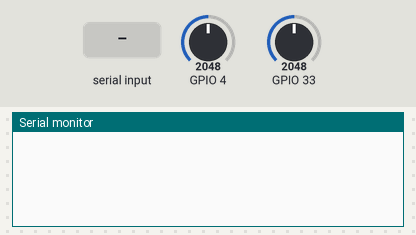
The program below on a simulated ESP32. On the bench: the last lines printed to the serial monitor. Inputs (shaded band) come from the test bench; at power-on: GPIO 4 = 2048, GPIO 33 = 2048.

Above: at 1.2 s.
1.3 s: "1\n" received over the second serial link
At 1.37 s:
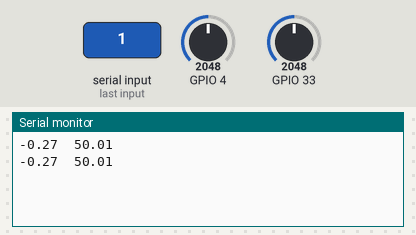
3.2 s: GPIO 4 set to 0
At 3.23 s:
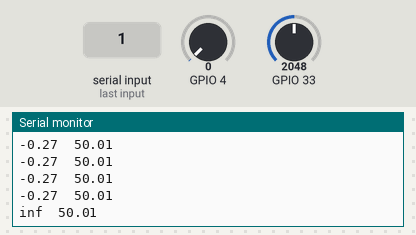
5.1 s: GPIO 33 set to 2866
At 5.1 s:
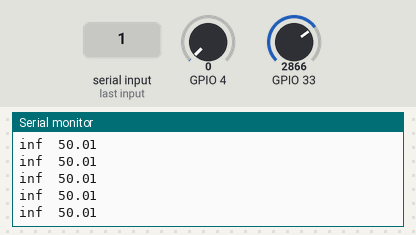
6.6 s: GPIO 4 set to 491
At 6.62 s:
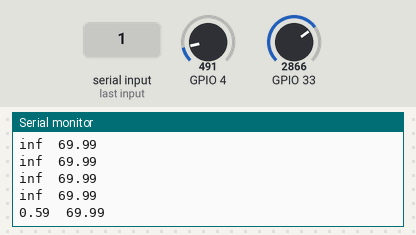
8.1 s: GPIO 33 set to 3603
At 8.13 s:
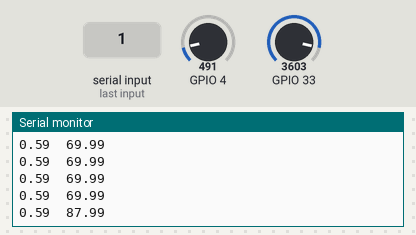
Timing chart, 0 to 10.6 s (numbered marks = the images above; inputs shaded):
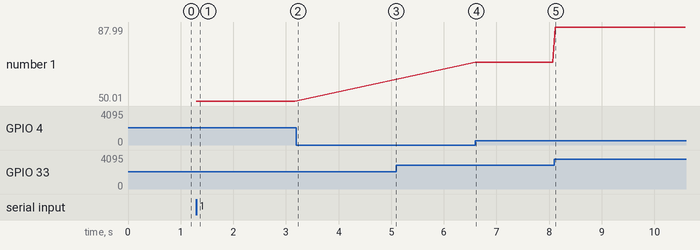

Measured:
- after the input at 1.3 s, the serial monitor: prints a new line at once (image 1)
- after the input at 3.2 s, the serial monitor: prints a new line at once (image 2)
- after the input at 6.6 s, the serial monitor: prints a new line at once (image 4)
- after the input at 8.1 s, the serial monitor: prints a new line at once (image 5)
- plotted number 1: 69.99 → 87.99 after the input at 8.1 s

The program:

main.cpp
```cpp
#include <Arduino.h>

void setup() {
  Serial.begin(115200);
  Serial2.begin(9600, SERIAL_8N1, 16, 17); // uruchomienie RX2 i TX2 odpowiednio
}
void loop() {

  float sensor_volt; // napięcie na czujnikuj gazu
  float RS_gas; // Get value of RS in a GAS
  float ratio; // Get ratio RS_GAS/RS_air
  float pulse_volt;// napięcie z czujnika pulsu
  int sensorValue = analogRead(4);//pind4 analog czujnik gazu
  int sensorValue2= analogRead(33);//pin33 analog czujnik pulsu
  pulse_volt=(float)sensorValue2/4095*100.0; //przeksztalcenie na % wartosci "pulsu"
  sensor_volt=(float)sensorValue/1024*5.0; // przeksztalcenie na napiecie do wzorku
  RS_gas = (5.0-sensor_volt)/sensor_volt; // omit *RL stała gazowa Rs
  ratio = RS_gas/1.85;  // ratio = RS/R0 ze wzorku l ratio
  if (Serial2.available())
  {
  // lokalnie na esp32 do debuglarzu
  Serial.print(ratio);
  Serial.print("\t");
  Serial.print(pulse_volt);
  Serial.print("\n");
  // wysyłka do rbpi
  Serial2.print("g");
  Serial2.print(ratio);
  Serial2.print("\n");
  Serial2.print("h");
  Serial2.print(pulse_volt);
  Serial.print("\n");
  delay(50);
  }
}
```
